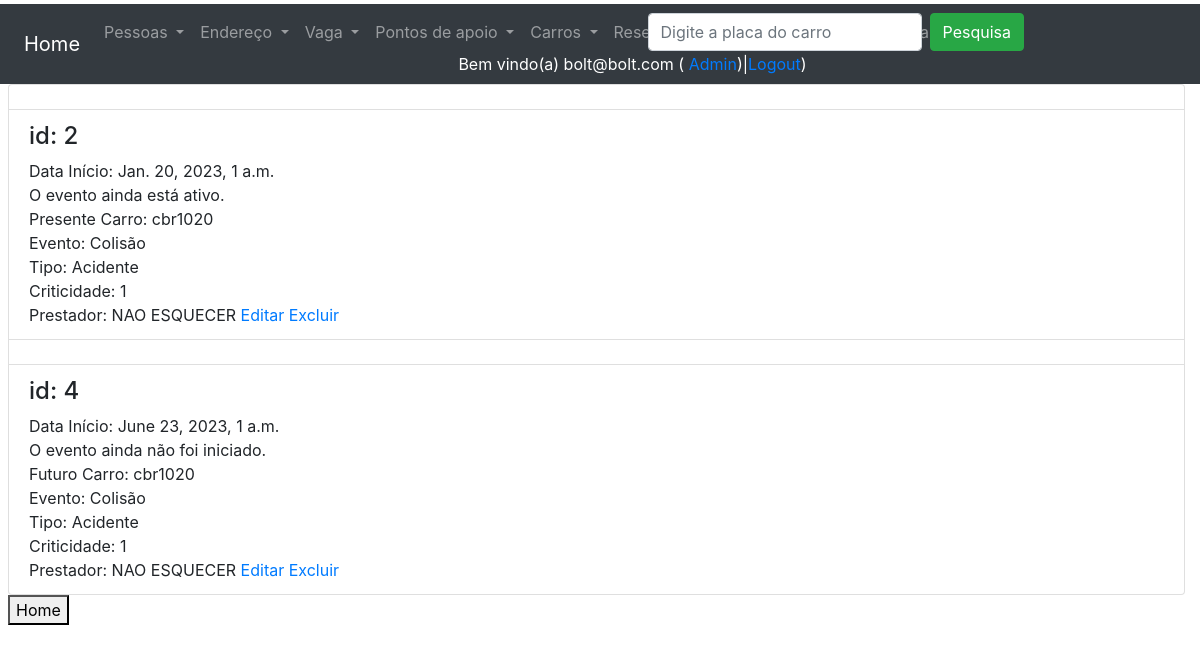
The app's page /listagemEventoCarros/ (signed in) with its own data.
### users/models.py (models this page shows, shortened)
class CustomUser(AbstractUser):
    username = None
    email = models.EmailField(_("email address"), unique=True)
    USERNAME_FIELD = "email"
    REQUIRED_FIELDS = []
    objects = CustomUserManager()

### core/models.py (models this page shows, shortened)
class EventoCarro(models.Model):
    carro = models.ForeignKey(Carro, on_delete=models.DO_NOTHING, verbose_name='Carro')
    evento = models.ForeignKey(Evento, on_delete=models.DO_NOTHING, verbose_name='Evento')
    dataInicio = models.DateTimeField(verbose_name='Data de início')
    dataFim = models.DateTimeField(verbose_name='Data de fim', blank=True, null=True, default=None)
    resolvido = models.BooleanField(default=False, verbose_name="Resolvido?")
    isActive = models.BooleanField(default=True, verbose_name='Ativo?')
    @property
    def status(self):
        now = timezone.make_aware(datetime.now(), timezone.get_default_timezone())
        if self.dataFim == None and self.dataInicio > now:
            return 'Futuro'
        elif self.dataFim == None and self.dataInicio < now:
            return 'Presente'
        else:
            return 'Passado'

class Carro(models.Model):
    placa = models.CharField(max_length=20, verbose_name='Placa')
    marca = models.CharField(max_length=20, verbose_name='Marca')
    modelo = models.CharField(max_length=20, verbose_name='Modelo')
    cor = models.CharField(max_length=20, verbose_name='Cor')
    locacao = models.DecimalField(max_digits=10, decimal_places=2, blank=True, null=True, default=0.00, verbose_name='Valor')
    isActive = models.BooleanField(default=True, verbose_name='Ativo?')
    disponivel = models.BooleanField(default=True, blank=True, null=True, verbose_name='Disponível?')
    vaga = models.ForeignKey(Vaga, default=None, on_delete=models.DO_NOTHING, blank=True, null=True, verbose_name='Vaga')
    class Meta:
        verbose_name_plural = 'Carros'

class Evento(models.Model):
    nome = models.CharField(max_length=100, verbose_name='Nome do evento')
    tipo = models.CharField(max_length=50, verbose_name='Tipo')
    criticidade = models.CharField(max_length=50, verbose_name='Criticidade')
    isActive = models.BooleanField(default=True, verbose_name='Ativo?')
    class Meta:
        verbose_name_plural = "Eventos"

### core/views.py (the view)
# urls.py: path('listagemEventoCarros/', listagemEventoCarros, name='url_listagem_evento_carros'),
@login_required
@user_passes_test(checkGroupAdmin)
def listagemEventoCarros(request):
    if request.POST and request.POST['input_pesquisa']:
        dados = EventoCarro.objects.filter(carro__placa__icontains=request.POST['input_pesquisa'])
    else:
        dados = EventoCarro.objects.all()
    contexto = {'dados': dados, 'text_input': 'Digite a placa do carro', 'listagem': 'listagem'}
    return render(request, 'core/listagem_evento_carros.html', contexto)

### core/views.py (called while the page is built)
def checkGroupAdmin(user):
    return user.groups.filter(name='Administradores').exists()

### core/templates/core/listagem_evento_carros.html (shortened to what this page needs)
{% extends 'base.html' %}
{% load static %}
{% block main %}
<ul class="list-group">
    {% for i in dados %}
    <li class="list-group-item">
        {% if i.isActive == True %}
        <h4>id: {{ i.id }} </h4>
            Data Início: {{ i.dataInicio }} <br>
            {% if i.status == 'Passado' %}
                Fim: {{ i.dataFim }} <br>
                Resolvido?: {{ i.resolvido }} <br>
                {{ i.status }}
            {% elif i.status == 'Presente'  %}
                O evento ainda está ativo. <br>
                {{ i.status }}
            {% else %}
                O evento ainda não foi iniciado. <br>
                {{ i.status }}
            {% endif %}
            Carro: {{ i.carro.placa }} <br>
            Evento: {{ i.evento.nome }} <br>
            Tipo: {{ i.evento.tipo }} <br>
            Criticidade: {{ i.evento.criticidade }} <br>
            Prestador: NAO ESQUECER
            <a href="{% url 'url_altera_evento_carro' i.id %}">Editar</a>
            <a href="{% url 'url_exclui_evento_carro' i.id %}">Excluir</a>
            <br>
        {% endif %}
    {% empty %}
        Não há eventos a exibir.
        </li>
    {% endfor %}
</ul>
<button onclick="window.location.href='/'">Home</button>
{% endblock %}

### templates/base.html (shortened to what this page needs)
<!DOCTYPE html>
<html lang="en">
<head>
    <link rel="stylesheet" href="https://cdn.jsdelivr.net/npm/bootstrap@4.6.2/dist/css/bootstrap.min.css">
</head>
<body>
<div class="container-fluid pt-1 pl-2">
    <div class="row bg-dark">
        <div class="col-12">
            <nav class="navbar navbar-expand-sm bg-dark navbar-dark">
                <a class="navbar-brand" href="/">Home</a>
                <div class="collapse navbar-collapse row w-100" id="collapsibleNavbar">
                    <div class="col-6">
                        <ul class="navbar-nav">
                            <li class="nav-item dropdown">
                                <a class="nav-link dropdown-toggle" href="#" id="navbardrop" data-toggle="dropdown">
                                    Pessoas
                                </a>
                            </li>
                            <li class="nav-item dropdown">
                                <a class="nav-link dropdown-toggle" href="#" id="navbardrop1" data-toggle="dropdown">
                                    Endereço
                                </a>
                            </li>
                            <li class="nav-item dropdown">
                                <a class="nav-link dropdown-toggle" href="#" id="navbardrop1" data-toggle="dropdown">
                                    Vaga
                                </a>
                            </li>
                            <li class="nav-item dropdown">
                                <a class="nav-link dropdown-toggle" href="#" id="navbardrop1" data-toggle="dropdown">
                                    Pontos de apoio
                                </a>
                            </li>
                            <li class="nav-item dropdown">
                                <a class="nav-link dropdown-toggle" href="#" id="navbardrop1" data-toggle="dropdown">
                                    Carros
                                </a>
                            </li>
                            <li class="nav-item dropdown">
                                <a class="nav-link dropdown-toggle" href="#" id="navbardrop1" data-toggle="dropdown">
                                    Reservas
                                </a>
                            </li>
                            <li class="nav-item dropdown">
                                <a class="nav-link dropdown-toggle" href="#" id="navbardrop1" data-toggle="dropdown">
                                </a>
                            </li>
                            <li class="nav-item dropdown">
                                <a class="nav-link dropdown-toggle" href="#" id="navbardrop1" data-toggle="dropdown">
                                </a>
                            </li>
                        </ul>
                    </div>
                    <div class="col">
                        {% if listagem %}
                            <form class="form-inline" method="post">
                                <input class="form-control mr-sm-2" type="text" placeholder="{{ text_input }}"
                                       name="input_pesquisa">
                                <button class="btn btn-success" type="submit">Pesquisa</button>
                            </form>
                        {% endif %}
                    </div>
                    <div class="col text-white d-flex justify-content-center align-items-center">
                        {% if user.get_username %}
                            Bem vindo(a) {{ user.get_username }} (&nbsp;
                            <a href="/admin/">Admin</a>)|
                            <a href="/accounts/logout/">Logout</a>)
                        {% else %}
                            Usuário(a) não autenticado(a) (
                            <a href="/accounts/login">Login</a> |
                            <a href="/accounts/registrar/">Registrar</a> )
                        {% endif %}
                    </div>
                </div>
            </nav>
        </div>
    </div>
    {% block main %}
    {% endblock %}
</div>
</body>
</html>

### records on screen
CustomUser: get_username "bolt@bolt.com"
EventoCarro: id "2", dataInicio "Jan. 20, 2023, 1 a.m.", status "Presente", carro.placa "cbr1020", evento.nome "Colisão", evento.tipo "Acidente", evento.criticidade "1"
EventoCarro: id "4", dataInicio "June 23, 2023, 1 a.m.", status "Futuro", carro.placa "cbr1020", evento.nome "Colisão", evento.tipo "Acidente", evento.criticidade "1"
